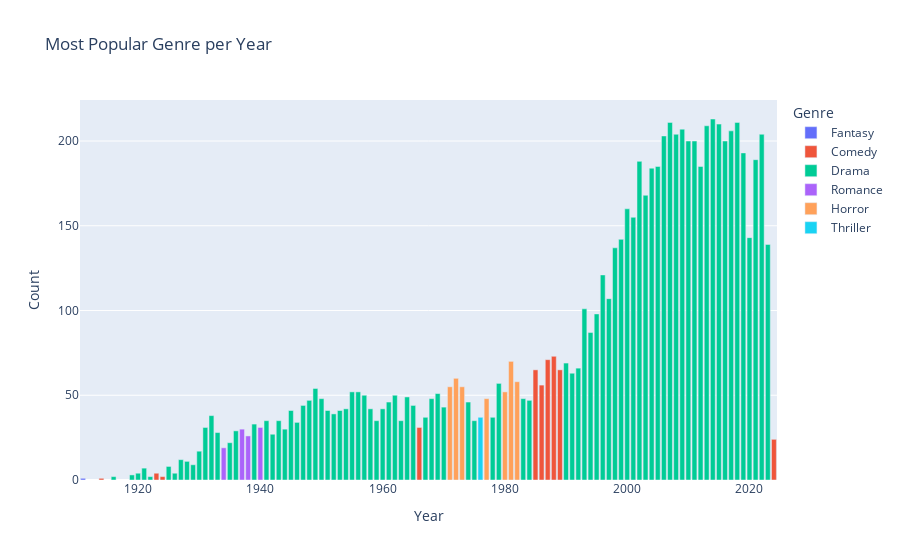

The code cell stored with this chart in its notebook:
### Code cell
fig_year = px.bar(
    most_popular_genres_year,
    x='Year',
    y='Count',
    color='Genre',
    title="Most Popular Genre per Year"
)
fig_year.show()

### Figure 1 — Plotly figure (JSON) as saved in the notebook; plotly's stock layout.template omitted (floating-point values rounded to 4 significant figures)
{"data": [{"alignmentgroup": "True", "hovertemplate": "Genre=Fantasy<br>Year=%{x}<br>Count=%{y}<extra></extra>", "legendgroup": "Fantasy", "marker": {"color": "#636efa", "pattern": {"shape": ""}}, "name": "Fantasy", "offsetgroup": "Fantasy", "orientation": "v", "showlegend": true, "textposition": "auto", "type": "bar", "x": [1911], "xaxis": "x", "y": [1], "yaxis": "y"}, {"alignmentgroup": "True", "hovertemplate": "Genre=Comedy<br>Year=%{x}<br>Count=%{y}<extra></extra>", "legendgroup": "Comedy", "marker": {"color": "#EF553B", "pattern": {"shape": ""}}, "name": "Comedy", "offsetgroup": "Comedy", "orientation": "v", "showlegend": true, "textposition": "auto", "type": "bar", "x": [1914, 1923, 1924, 1966, 1985, 1986, 1987, 1988, 1989, 2024], "xaxis": "x", "y": [1, 4, 2, 31, 65, 56, 71, 73, 65, 24], "yaxis": "y"}, {"alignmentgroup": "True", "hovertemplate": "Genre=Drama<br>Year=%{x}<br>Count=%{y}<extra></extra>", "legendgroup": "Drama", "marker": {"color": "#00cc96", "pattern": {"shape": ""}}, "name": "Drama", "offsetgroup": "Drama", "orientation": "v", "showlegend": true, "textposition": "auto", "type": "bar", "x": [1916, 1919, 1920, 1921, 1922, 1925, 1926, 1927, 1928, 1929, 1930, 1931, 1932, 1933, 1935, 1936, 1939, 1941, 1942, 1943, 1944, 1945, 1946, 1947, 1948, 1949, 1950, 1951, 1952, 1953, 1954, 1955, 1956, 1957, 1958, 1959, 1960, 1961, 1962, 1963, 1964, 1965, 1967, 1968, 1969, 1970, 1974, 1975, 1978, 1979, 1983, 1984, 1990, 1991, 1992, 1993, 1994, 1995, 1996, 1997, 1998, 1999, 2000, 2001, 2002, 2003, 2004, 2005, 2006, 2007, 2008, 2009, 2010, 2011, 2012, 2013, 2014, 2015, 2016, 2017, 2018, 2019, 2020, 2021, 2022, 2023], "xaxis": "x", "y": [2, 3, 4, 7, 2, 8, 4, 12, 11, 9, 17, 31, 38, 28, 22, 29, 33, 35, 27, 35, 30, 41, 34, 44, 47, 54, 48, 41, 39, 41, 42, 52, 52, 50, 42, 35, 42, 46, 50, 35, 49, 44, 37, 48, 51, 43, 46, 35, 37, 57, 48, 47, 69, 63, 66, 101, 87, 98, 121, 107, 137, 142, 160, 155, 188, 168, 184, 185, 203, 211, 204, 207, 200, 200, 185, 209, 213, 210, 200, 206, 211, 193, 143, 189, 204, 139], "yaxis": "y"}, {"alignmentgroup": "True", "hovertemplate": "Genre=Romance<br>Year=%{x}<br>Count=%{y}<extra></extra>", "legendgroup": "Romance", "marker": {"color": "#ab63fa", "pattern": {"shape": ""}}, "name": "Romance", "offsetgroup": "Romance", "orientation": "v", "showlegend": true, "textposition": "auto", "type": "bar", "x": [1934, 1937, 1938, 1940], "xaxis": "x", "y": [19, 30, 26, 31], "yaxis": "y"}, {"alignmentgroup": "True", "hovertemplate": "Genre=Horror<br>Year=%{x}<br>Count=%{y}<extra></extra>", "legendgroup": "Horror", "marker": {"color": "#FFA15A", "pattern": {"shape": ""}}, "name": "Horror", "offsetgroup": "Horror", "orientation": "v", "showlegend": true, "textposition": "auto", "type": "bar", "x": [1971, 1972, 1973, 1977, 1980, 1981, 1982], "xaxis": "x", "y": [55, 60, 55, 48, 52, 70, 58], "yaxis": "y"}, {"alignmentgroup": "True", "hovertemplate": "Genre=Thriller<br>Year=%{x}<br>Count=%{y}<extra></extra>", "legendgroup": "Thriller", "marker": {"color": "#19d3f3", "pattern": {"shape": ""}}, "name": "Thriller", "offsetgroup": "Thriller", "orientation": "v", "showlegend": true, "textposition": "auto", "type": "bar", "x": [1976], "xaxis": "x", "y": [37], "yaxis": "y"}], "layout": {"barmode": "relative", "legend": {"title": {"text": "Genre"}, "tracegroupgap": 0}, "title": {"text": "Most Popular Genre per Year"}, "xaxis": {"anchor": "y", "domain": [0, 1], "title": {"text": "Year"}}, "yaxis": {"anchor": "x", "domain": [0, 1], "title": {"text": "Count"}}}}
